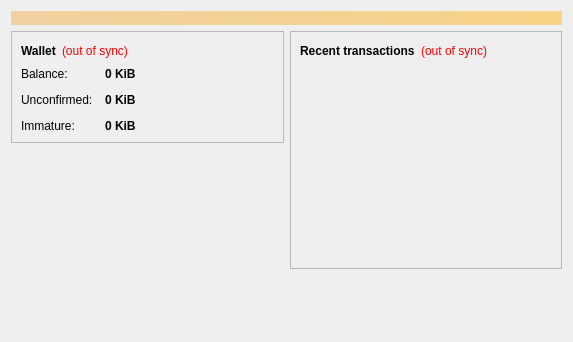
<?xml version="1.0" encoding="UTF-8"?>
<ui version="4.0">
 <class>OverviewPage</class>
 <widget class="QWidget" name="OverviewPage">
  <property name="geometry">
   <rect>
    <x>0</x>
    <y>0</y>
    <width>573</width>
    <height>342</height>
   </rect>
  </property>
  <property name="windowTitle">
   <string>Form</string>
  </property>
  <layout class="QVBoxLayout" name="topLayout">
   <item>
    <widget class="QLabel" name="labelAlerts">
     <property name="visible">
      <bool>false</bool>
     </property>
     <property name="styleSheet">
      <string notr="true">background-color: qlineargradient(x1: 0, y1: 0, x2: 1, y2: 0, stop:0 #F0D0A0, stop:1 #F8D488); color:#000000;</string>
     </property>
     <property name="wordWrap">
      <bool>true</bool>
     </property>
     <property name="margin">
      <number>3</number>
     </property>
    </widget>
   </item>
   <item>
    <layout class="QHBoxLayout" name="horizontalLayout" stretch="1,1">
     <item>
      <layout class="QVBoxLayout" name="verticalLayout_2">
       <item>
        <widget class="QFrame" name="frame">
         <property name="frameShape">
          <enum>QFrame::StyledPanel</enum>
         </property>
         <property name="frameShadow">
          <enum>QFrame::Raised</enum>
         </property>
         <layout class="QVBoxLayout" name="verticalLayout_4">
          <item>
           <layout class="QHBoxLayout" name="horizontalLayout_4">
            <item>
             <widget class="QLabel" name="label_5">
              <property name="font">
               <font>
                <weight>75</weight>
                <bold>true</bold>
               </font>
              </property>
              <property name="text">
               <string>Wallet</string>
              </property>
             </widget>
            </item>
            <item>
             <widget class="QLabel" name="labelWalletStatus">
              <property name="toolTip">
               <string>The displayed information may be out of date. Your wallet automatically synchronizes with the KibweeCoin network after a connection is established, but this process has not completed yet.</string>
              </property>
              <property name="styleSheet">
               <string notr="true">QLabel { color: red; }</string>
              </property>
              <property name="text">
               <string notr="true">(out of sync)</string>
              </property>
              <property name="alignment">
               <set>Qt::AlignLeading|Qt::AlignLeft|Qt::AlignVCenter</set>
              </property>
             </widget>
            </item>
            <item>
             <spacer name="horizontalSpacer_2">
              <property name="orientation">
               <enum>Qt::Horizontal</enum>
              </property>
              <property name="sizeHint" stdset="0">
               <size>
                <width>40</width>
                <height>20</height>
               </size>
              </property>
             </spacer>
            </item>
           </layout>
          </item>
          <item>
           <layout class="QFormLayout" name="formLayout_2">
            <property name="fieldGrowthPolicy">
             <enum>QFormLayout::AllNonFixedFieldsGrow</enum>
            </property>
            <property name="horizontalSpacing">
             <number>12</number>
            </property>
            <property name="verticalSpacing">
             <number>12</number>
            </property>
            <item row="0" column="0">
             <widget class="QLabel" name="label">
              <property name="text">
               <string>Balance:</string>
              </property>
             </widget>
            </item>
            <item row="0" column="1">
             <widget class="QLabel" name="labelBalance">
              <property name="font">
               <font>
                <weight>75</weight>
                <bold>true</bold>
               </font>
              </property>
              <property name="cursor">
               <cursorShape>IBeamCursor</cursorShape>
              </property>
              <property name="toolTip">
               <string>Your current balance</string>
              </property>
              <property name="text">
               <string notr="true">0 KiB</string>
              </property>
              <property name="textInteractionFlags">
               <set>Qt::LinksAccessibleByMouse|Qt::TextSelectableByKeyboard|Qt::TextSelectableByMouse</set>
              </property>
             </widget>
            </item>
            <item row="1" column="0">
             <widget class="QLabel" name="label_3">
              <property name="text">
               <string>Unconfirmed:</string>
              </property>
             </widget>
            </item>
            <item row="1" column="1">
             <widget class="QLabel" name="labelUnconfirmed">
              <property name="font">
               <font>
                <weight>75</weight>
                <bold>true</bold>
               </font>
              </property>
              <property name="cursor">
               <cursorShape>IBeamCursor</cursorShape>
              </property>
              <property name="toolTip">
               <string>Total of transactions that have yet to be confirmed, and do not yet count toward the current balance</string>
              </property>
              <property name="text">
               <string notr="true">0 KiB</string>
              </property>
              <property name="textInteractionFlags">
               <set>Qt::LinksAccessibleByMouse|Qt::TextSelectableByKeyboard|Qt::TextSelectableByMouse</set>
              </property>
             </widget>
            </item>
            <item row="2" column="0">
             <widget class="QLabel" name="labelImmatureText">
              <property name="text">
               <string>Immature:</string>
              </property>
             </widget>
            </item>
            <item row="2" column="1">
             <widget class="QLabel" name="labelImmature">
              <property name="font">
               <font>
                <weight>75</weight>
                <bold>true</bold>
               </font>
              </property>
              <property name="toolTip">
               <string>Mined balance that has not yet matured</string>
              </property>
              <property name="text">
               <string notr="true">0 KiB</string>
              </property>
              <property name="textInteractionFlags">
               <set>Qt::LinksAccessibleByMouse|Qt::TextSelectableByKeyboard|Qt::TextSelectableByMouse</set>
              </property>
             </widget>
            </item>
           </layout>
          </item>
         </layout>
        </widget>
       </item>
      <item>
      <widget class="QLabel" name="label_2">
       <property name="text">
        <string/>
       </property>
       <property name="pixmap">
        <pixmap resource="../bitcoin.qrc">:/images/backg</pixmap>
       </property>
       <property name="scaledContents">
        <bool>false</bool>
       </property>
       <property name="alignment">
        <set>Qt::AlignCenter</set>
       </property>
      </widget>
     </item>
       <item>
        <spacer name="verticalSpacer">
         <property name="orientation">
          <enum>Qt::Vertical</enum>
         </property>
         <property name="sizeHint" stdset="0">
          <size>
           <width>20</width>
           <height>40</height>
          </size>
         </property>
        </spacer>
       </item>
      </layout>
     </item>     
     <item>
      <layout class="QVBoxLayout" name="verticalLayout_3">
       <item>
        <widget class="QFrame" name="frame_2">
         <property name="frameShape">
          <enum>QFrame::StyledPanel</enum>
         </property>
         <property name="frameShadow">
          <enum>QFrame::Raised</enum>
         </property>
         <layout class="QVBoxLayout" name="verticalLayout">
          <item>
           <layout class="QHBoxLayout" name="horizontalLayout_2">
            <item>
             <widget class="QLabel" name="label_4">
              <property name="text">
               <string>&lt;b&gt;Recent transactions&lt;/b&gt;</string>
              </property>
             </widget>
            </item>
            <item>
             <widget class="QLabel" name="labelTransactionsStatus">
              <property name="toolTip">
               <string>The displayed information may be out of date. Your wallet automatically synchronizes with the KibweeCoin network after a connection is established, but this process has not completed yet.</string>
              </property>
              <property name="styleSheet">
               <string notr="true">QLabel { color: red; }</string>
              </property>
              <property name="text">
               <string notr="true">(out of sync)</string>
              </property>
              <property name="alignment">
               <set>Qt::AlignRight|Qt::AlignTrailing|Qt::AlignVCenter</set>
              </property>
             </widget>
            </item>
            <item>
             <spacer name="horizontalSpacer">
              <property name="orientation">
               <enum>Qt::Horizontal</enum>
              </property>
              <property name="sizeHint" stdset="0">
               <size>
                <width>40</width>
                <height>20</height>
               </size>
              </property>
             </spacer>
            </item>
           </layout>
          </item>
          <item>
           <widget class="QListView" name="listTransactions">
            <property name="styleSheet">
             <string notr="true">QListView { background: transparent; }</string>
            </property>
            <property name="frameShape">
             <enum>QFrame::NoFrame</enum>
            </property>
            <property name="verticalScrollBarPolicy">
             <enum>Qt::ScrollBarAlwaysOff</enum>
            </property>
            <property name="horizontalScrollBarPolicy">
             <enum>Qt::ScrollBarAlwaysOff</enum>
            </property>
            <property name="selectionMode">
             <enum>QAbstractItemView::NoSelection</enum>
            </property>
           </widget>
          </item>
         </layout>
        </widget>
       </item>
       <item>
        <spacer name="verticalSpacer_2">
         <property name="orientation">
          <enum>Qt::Vertical</enum>
         </property>
         <property name="sizeHint" stdset="0">
          <size>
           <width>20</width>
           <height>40</height>
          </size>
         </property>
        </spacer>
       </item>
      </layout>
     </item>
    </layout>
   </item>
  </layout>
 </widget>
 <resources/>
 <connections/>
</ui>
